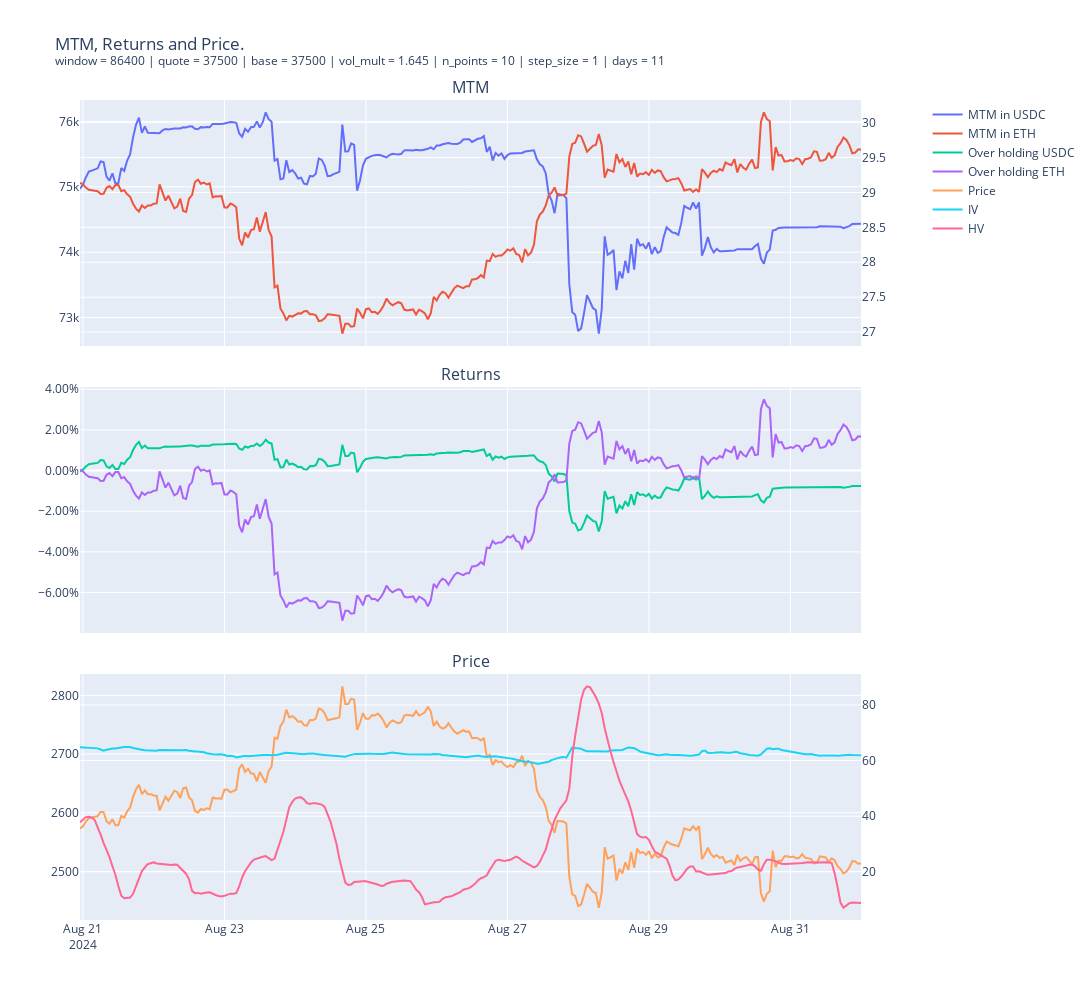

The notebook cell this image was saved under:
### Code cell
window_hours = window // 3600 - 1
res_1h = res.resample("1h").last()

# PLOT
fig = make_subplots(
    rows=3,
    cols=1,
    shared_xaxes=True,
    specs=[[{"secondary_y": True}], [{}], [{"secondary_y": True}]],
    vertical_spacing=0.05,
    subplot_titles=("MTM", "Returns", "Price"),
)
fig.add_trace(
    go.Scatter(
        x=res_1h.index[window_hours:],
        y=res_1h.mtm[window_hours:],
        mode="lines",
        name="MTM in USDC",
    ),
    row=1,
    col=1,
)
fig.add_trace(
    go.Scatter(
        x=res_1h.index[window_hours:],
        y=res_1h.mtm_eth[window_hours:],
        mode="lines",
        name="MTM in ETH",
    ),
    row=1,
    col=1,
    secondary_y=True,
)

fig.add_trace(
    go.Scatter(
        x=res_1h.index[window_hours:],
        y=res_1h.quote_returns[window_hours:],
        mode="lines",
        name="Over holding USDC",
    ),
    row=2,
    col=1,
)
fig.add_trace(
    go.Scatter(
        x=res_1h.index[window_hours:],
        y=res_1h.base_returns[window_hours:],
        mode="lines",
        name="Over holding ETH",
    ),
    row=2,
    col=1,
)

fig.add_trace(
    go.Scatter(
        x=res_1h.index[window_hours:],
        y=res_1h.price[window_hours:],
        mode="lines",
        name="Price",
    ),
    row=3,
    col=1,
)

fig.add_trace(
    go.Scatter(
        x=iv_1h.index[-len(res_1h) + window_hours :],
        y=iv_1h.vol_index[-len(res_1h) + window_hours :],
        mode="lines",
        name="IV"
    ),
    secondary_y=True,
    row=3,
    col=1,
)

fig.add_trace(
    go.Scatter(
        x=hv_1h.index[-len(res_1h)+ window_hours :],
        y=hv_1h.values[-len(res_1h) + window_hours:],
        mode="lines",
        name="HV"
    ),
    secondary_y=True,
    row=3,
    col=1,
)

fig.update_layout(
    height=1000,
    width=1400,
    title_text=f"MTM, Returns and Price.<br><sup>window = {window} | quote = {quote} | base = {base} | vol_mult = {vol_mult} | n_points = {n_points} | step_size = {step_size} | days = {days}</sup>",
)

fig.update_yaxes(row=2, col=1, tickformat=".2%")

fig.show()

fig.write_image(
    f"results/saves/{window}_{quote}_{base}_{vol_mult}_{n_points}_{step_size}_{days}.png",
    width=1400,
    height=1000,
)

### Figure 1 — Plotly figure (JSON) as saved in the notebook; plotly's stock layout.template omitted (floating-point values rounded to 4 significant figures; data arrays with more than 128 entries replaced by an {"elided": "..."} marker saying what was removed)
{"data": [{"mode": "lines", "name": "MTM in USDC", "type": "scatter", "x": {"elided": "266 str values"}, "xaxis": "x", "y": {"elided": "266 float values"}, "yaxis": "y"}, {"mode": "lines", "name": "MTM in ETH", "type": "scatter", "x": {"elided": "266 str values"}, "xaxis": "x", "y": {"elided": "266 float values"}, "yaxis": "y2"}, {"mode": "lines", "name": "Over holding USDC", "type": "scatter", "x": {"elided": "266 str values"}, "xaxis": "x2", "y": {"elided": "266 float values"}, "yaxis": "y3"}, {"mode": "lines", "name": "Over holding ETH", "type": "scatter", "x": {"elided": "266 str values"}, "xaxis": "x2", "y": {"elided": "266 float values"}, "yaxis": "y3"}, {"mode": "lines", "name": "Price", "type": "scatter", "x": {"elided": "266 str values"}, "xaxis": "x3", "y": {"elided": "266 float values"}, "yaxis": "y4"}, {"mode": "lines", "name": "IV", "type": "scatter", "x": {"elided": "266 str values"}, "xaxis": "x3", "y": {"elided": "266 float values"}, "yaxis": "y5"}, {"mode": "lines", "name": "HV", "type": "scatter", "x": {"elided": "266 str values"}, "xaxis": "x3", "y": {"elided": "266 float values"}, "yaxis": "y5"}], "layout": {"annotations": [{"font": {"size": 16}, "showarrow": false, "text": "MTM", "x": 0.47, "xanchor": "center", "xref": "paper", "y": 1, "yanchor": "bottom", "yref": "paper"}, {"font": {"size": 16}, "showarrow": false, "text": "Returns", "x": 0.47, "xanchor": "center", "xref": "paper", "y": 0.65, "yanchor": "bottom", "yref": "paper"}, {"font": {"size": 16}, "showarrow": false, "text": "Price", "x": 0.47, "xanchor": "center", "xref": "paper", "y": 0.3, "yanchor": "bottom", "yref": "paper"}], "height": 1000, "title": {"text": "MTM, Returns and Price.<br><sup>window = 86400 | quote = 37500 | base = 37500 | vol_mult = 1.645 | n_points = 10 | step_size = 1 | days = 11</sup>"}, "width": 1400, "xaxis": {"anchor": "y", "domain": [0, 0.94], "matches": "x3", "showticklabels": false}, "xaxis2": {"anchor": "y3", "domain": [0, 0.94], "matches": "x3", "showticklabels": false}, "xaxis3": {"anchor": "y4", "domain": [0, 0.94]}, "yaxis": {"anchor": "x", "domain": [0.7, 1]}, "yaxis2": {"anchor": "x", "overlaying": "y", "side": "right"}, "yaxis3": {"anchor": "x2", "domain": [0.35, 0.65], "tickformat": ".2%"}, "yaxis4": {"anchor": "x3", "domain": [0, 0.3]}, "yaxis5": {"anchor": "x3", "overlaying": "y4", "side": "right"}}}
